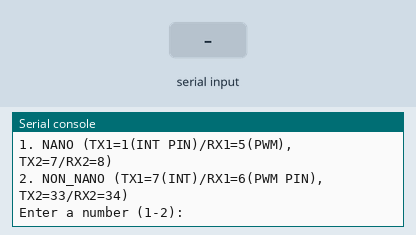
This program was run on a simulated ESP32 board running MicroPython. Shown: the last lines printed to the serial console. Inputs (shaded band) come from the test bench. At 11.3 s the program stops and its outputs stay as they are.

Above: at 1.2 s.
1.3 s: "1" typed at the serial console, then Enter
At 1.7 s:
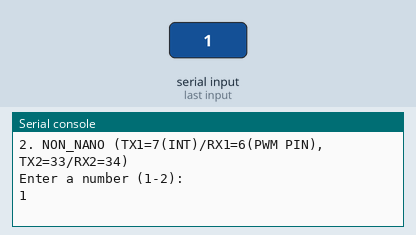
3.8 s: "1\n" received over the second serial link
At 4.2 s:
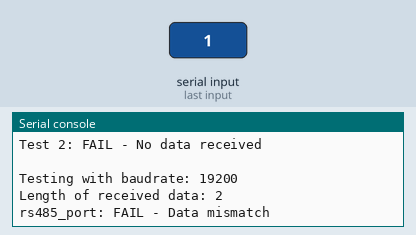
5.3 s: "2\n" received over the second serial link
Timing chart, 0 to 8.3 s (numbered marks = the images above; inputs shaded):
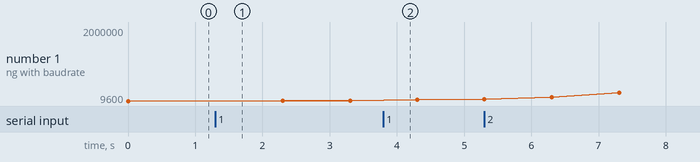

The program:

RS485Test.py
```python
import sys
from machine import Pin, UART
import time

selected_port_test = None
selected_rs485_port = None

# Modify the configure_uart function
def configure_uart(baudrate):
    global selected_port_test, selected_rs485_port
    platform = sys.platform

    if platform == "esp32":
        # Only ask for selection if it hasn't been done before
        if selected_port_test is None and selected_rs485_port is None:
            print("ESP32 detected")
            print("Select ESP32 board type:")
            print("1. NANO (TX1=1(INT PIN)/RX1=5(PWM), TX2=7/RX2=8)")
            print("2. NON_NANO (TX1=7(INT)/RX1=6(PWM PIN), TX2=33/RX2=34)")
            while True:
                choice = input("Enter a number (1-2): ").strip()
                if choice == "1":
                    selected_port_test = (1, 5)  # Store pin numbers
                    selected_rs485_port = (7, 8)
                    break
                elif choice == "2":
                    selected_port_test = (7, 6)
                    selected_rs485_port = (33, 34)
                    break
                else:
                    print("Invalid choice. Try again.")

        # Use the stored pin configurations
        port_test = UART(1, baudrate=baudrate, tx=Pin(selected_port_test[0]),
                        rx=Pin(selected_port_test[1]), rxbuf=1024, timeout=500)
        rs485_port = UART(2, baudrate=baudrate, tx=Pin(selected_rs485_port[0]),
                         rx=Pin(selected_rs485_port[1]), rxbuf=1024, timeout=500)

    elif platform == "rp2":
        print("RP2040 detected")
        port_test = UART(0, baudrate=baudrate, tx=Pin(0), rx=Pin(1), rxbuf=1024, timeout=500)
        rs485_port = UART(1, baudrate=baudrate, tx=Pin(8), rx=Pin(9), rxbuf=1024, timeout=500)
    else:
        print("Unsupported board:", platform)
        return None, None

    return port_test, rs485_port


def send_data(uart, message):
    # Encode message to bytes
    message_bytes = message.encode('utf-8')
    # print(f"Sending data from {uart} (TX):", message.strip())
    uart.write(message_bytes)
    # time.sleep(0.2)  # Increase sleep to ensure proper transmission

def receive_data(uart, expected_message):
    if uart.any():
        received = uart.read()
        if received:
            try:
                received_str = received.decode('utf-8')
                if received_str.strip() == expected_message.strip():
                    print(f"UART transmission successful")
                else:
                    print(f"Data mismatch in transmission")
            except UnicodeError:
                print(f"UnicodeError: Received data is not valid UTF-8: {received}")
        else:
            print(f"No data received on {uart}")
    else:
        print(f"No data available on {uart}")

def test_uart_transmission():
    baudrates = [9600, 14400, 19200, 38400, 57600, 115200, 230400, 460800, 921600, 2000000]

    pass_count = 0
    fail_count = 0

    for baudrate in baudrates:
        print(f"\nTesting with baudrate: {baudrate}")
        port_test, rs485_port = configure_uart(baudrate)
        if not port_test or not rs485_port:
            continue

        # Test port_test TX to rs485_port RX
        message = "Hello from port_test\n"
        # Clear RX buffer of rs485_port
        while rs485_port.any():
            rs485_port.read()
        send_data(port_test, message)
        received = rs485_port.readline()  # Use readline to read until newline
        if received:
            print(f"Length of received data: {len(received)}")
            try:
                received_str = received.decode('utf-8')
                if received_str.strip() == message.strip():
                    print("rs485_port: PASS - Data matches")
                    pass_count += 1
                else:
                    print("rs485_port: FAIL - Data mismatch")
                    fail_count += 1
            except UnicodeError:
                print(f"Test 1: FAIL - UnicodeError: Received data is not valid UTF-8: {received}")
                fail_count += 1
        else:
            print("rs485_port: FAIL - No data received")
            fail_count += 1

        # Test rs485_port TX to port_test RX
        message_2 = "Hello from rs485_port\n"
        while port_test.any():
            port_test.read()
        send_data(rs485_port, message_2)
        # time.sleep(0.2)  # Add delay to allow data to be received
        received = port_test.readline()  # Use readline to read until newline
        if received:
            try:
                received_str = received.decode('utf-8')
                if received_str.strip() == message_2.strip():
                    print("port_test : PASS - Data matches")
                    pass_count += 1
                else:
                    print("port_test : FAIL - Data mismatch")
                    fail_count += 1
            except UnicodeError:
                print(f"Test 2: FAIL - UnicodeError: Received data is not valid UTF-8: {received}")
                fail_count += 1
        else:
            print("Test 2: FAIL - No data received")
            fail_count += 1

    print(f"\nSummary: {pass_count} test(s) passed, {fail_count} test(s) failed")

# Run the test
test_uart_transmission()
```

Measured:
- after the input at 1.3 s, the serial console: prints a new line at once (image 1)
- after the input at 3.8 s, the serial console: prints a new line at once (image 2)
- plotted number 1: 9600 → 19200 after the input at 1.3 s
